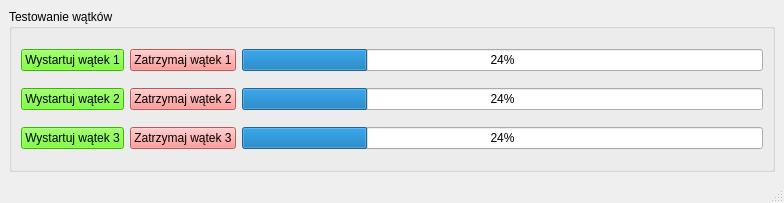
<?xml version="1.0" encoding="UTF-8"?>
<ui version="4.0">
 <class>MainWindow</class>
 <widget class="QMainWindow" name="MainWindow">
  <property name="geometry">
   <rect>
    <x>0</x>
    <y>0</y>
    <width>784</width>
    <height>203</height>
   </rect>
  </property>
  <property name="windowTitle">
   <string>MainWindow</string>
  </property>
  <widget class="QWidget" name="centralwidget">
   <layout class="QGridLayout" name="gridLayout_2">
    <item row="0" column="0">
     <widget class="QGroupBox" name="groupBox">
      <property name="title">
       <string>Testowanie wątków</string>
      </property>
      <layout class="QGridLayout" name="gridLayout">
       <item row="0" column="1">
        <widget class="QPushButton" name="pushButton_4">
         <property name="styleSheet">
          <string notr="true">background-color: rgb(255, 126, 126);</string>
         </property>
         <property name="text">
          <string>Zatrzymaj wątek 1</string>
         </property>
        </widget>
       </item>
       <item row="2" column="0">
        <widget class="QPushButton" name="pushButton_2">
         <property name="styleSheet">
          <string notr="true">background-color: rgb(85, 255, 0);</string>
         </property>
         <property name="text">
          <string>Wystartuj wątek 2</string>
         </property>
        </widget>
       </item>
       <item row="2" column="2">
        <widget class="QProgressBar" name="progressBar_2">
         <property name="value">
          <number>24</number>
         </property>
        </widget>
       </item>
       <item row="3" column="0">
        <widget class="QPushButton" name="pushButton_3">
         <property name="styleSheet">
          <string notr="true">background-color: rgb(85, 255, 0);</string>
         </property>
         <property name="text">
          <string>Wystartuj wątek 3</string>
         </property>
        </widget>
       </item>
       <item row="3" column="2">
        <widget class="QProgressBar" name="progressBar_3">
         <property name="value">
          <number>24</number>
         </property>
        </widget>
       </item>
       <item row="0" column="0">
        <widget class="QPushButton" name="pushButton">
         <property name="styleSheet">
          <string notr="true">background-color: rgb(85, 255, 0);</string>
         </property>
         <property name="text">
          <string>Wystartuj wątek 1</string>
         </property>
        </widget>
       </item>
       <item row="0" column="2">
        <widget class="QProgressBar" name="progressBar">
         <property name="value">
          <number>24</number>
         </property>
        </widget>
       </item>
       <item row="3" column="1">
        <widget class="QPushButton" name="pushButton_6">
         <property name="styleSheet">
          <string notr="true">background-color: rgb(255, 126, 126);</string>
         </property>
         <property name="text">
          <string>Zatrzymaj wątek 3</string>
         </property>
        </widget>
       </item>
       <item row="2" column="1">
        <widget class="QPushButton" name="pushButton_5">
         <property name="styleSheet">
          <string notr="true">background-color: rgb(255, 126, 126);</string>
         </property>
         <property name="text">
          <string>Zatrzymaj wątek 2</string>
         </property>
        </widget>
       </item>
      </layout>
     </widget>
    </item>
   </layout>
  </widget>
  <widget class="QStatusBar" name="statusbar"/>
 </widget>
 <resources/>
 <connections/>
</ui>
